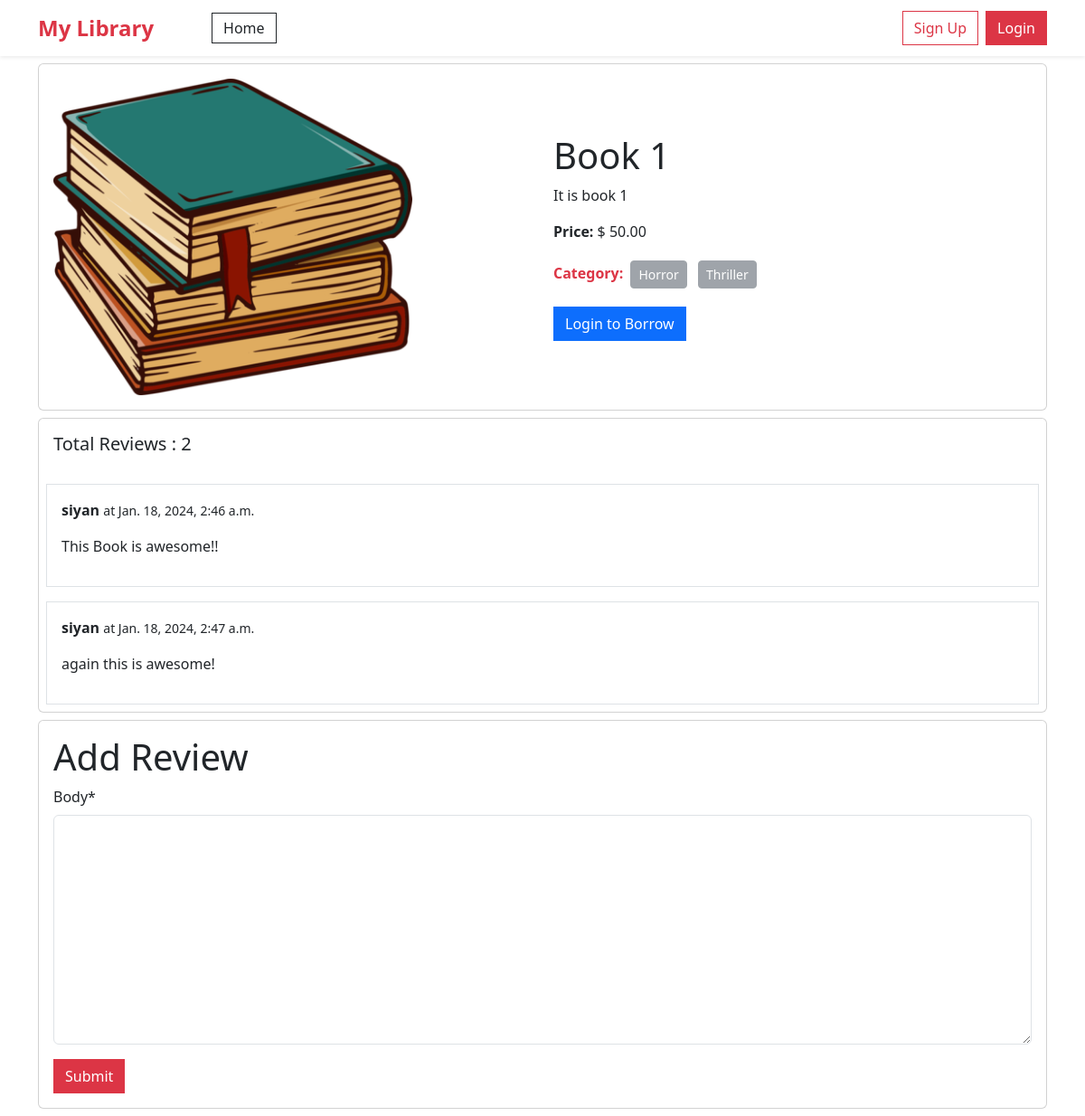
Screenshot of /book/details/1/ with the database file from the repository.
### book/models.py (models this page shows, shortened)
class Book(models.Model):
    title = models.CharField(max_length=150)
    description = models.TextField()
    category = models.ManyToManyField(Category)
    borrowing_price = models.DecimalField(max_digits=12, decimal_places=2)
    image = models.ImageField(upload_to='book/media/uploads/', blank = True, null = True)

class Comment(models.Model):
    book = models.ForeignKey(Book, on_delete=models.CASCADE, related_name='comments')
    user = models.ForeignKey(User, on_delete=models.CASCADE,null=True)
    body = models.TextField()
    created_on = models.DateTimeField(auto_now_add=True)

### category/models.py (models this page shows, shortened)
class Category(models.Model):
    name = models.CharField(max_length=100)
    slug = models.SlugField(max_length=100,unique=True, null=True, blank=True)

### book/views.py (the view, shortened to what this page needs)
# urls.py: path('details/<int:id>/', views.BookDetailView.as_view(), name='book_details'),
class BookDetailView(DetailView):
    model = models.Book
    pk_url_kwarg = 'id'
    template_name = 'book_details.html'
    def get_context_data(self, **kwargs):
        context = super().get_context_data(**kwargs)
        book = self.object
        comments = book.comments.all()
        comment_form = forms.CommentForm()
        context['comments'] = comments
        context['comment_form'] = comment_form
        return context

### book/forms.py
class CommentForm(forms.ModelForm):
    class Meta:
        model = Comment
        fields = ['body']

### book/templates/book_details.html (shortened to what this page needs)
{% extends 'base.html' %}
{% load crispy_forms_tags %}
{% block content %}
<div class="col-12">
    <div class="card my-2">
        <div class="card-body row align-items-center">
            <div class="col-md-6 col-12">
                <img src="{{book.image.url}}" class="card-img-top w-75" alt="...">
            </div>
            <div class="col-md-6 col-12">
                <h1 class="card-title">{{book.title}}</h1>
                <p class="card-text">{{book.description}}</p>
                <p><span class="fw-bold">Price:</span> $ {{book.borrowing_price}} </p>
                <p class="card-text"><span class="text-danger fw-bold ">Category:</span>
                    {% for cat in book.category.all %}
                    <button class="btn btn-secondary btn-sm m-1" disabled>{{cat.name}} </button>
                    {% endfor %}
                </p>
                {% if user.is_authenticated %}
                <a href="{% url 'borrow_now' book.id %}" class="btn btn-dark rounded-0">Borrow Now</a>
                {% else %}
                <a href="{% url 'login'%}" class="btn btn-primary rounded-0">Login to Borrow</a>
                {% endif %}
            </div>
        </div>
    </div>
</div>
<div class="card my-2">
    <h5 class="p-3">Total Reviews : {{comments | length}}</h5>
    {% for comment in comments %}
    <div class="card-body border m-2">
        <p><b>{{comment.user.username}}</b> <small>at {{comment.created_on}}</small></p>
        <p>{{comment.body}}</p>
    </div>
    {% endfor %}
</div>
<div class="card my-2">
    <div class="card-body">
        <form method="post">
            <h1>Add Review</h1>
            {{comment_form | crispy}}
            <button class="btn btn-danger rounded-0" type="submit">Submit</button>
    </div>
</div>
{% endblock %}

### rows the page displays
Book: image (picture), title "Book 1", description "It is book 1", borrowing_price "50.00"
Category: name "Horror"
Category: name "Thriller"
Comment: user.username "siyan", created_on "Jan. 18, 2024, 2:46 a.m.", body "This Book is awesome!!"
Comment: user.username "siyan", created_on "Jan. 18, 2024, 2:47 a.m.", body "again this is awesome!"

### other values shown
{{ comments | length }} "2"
